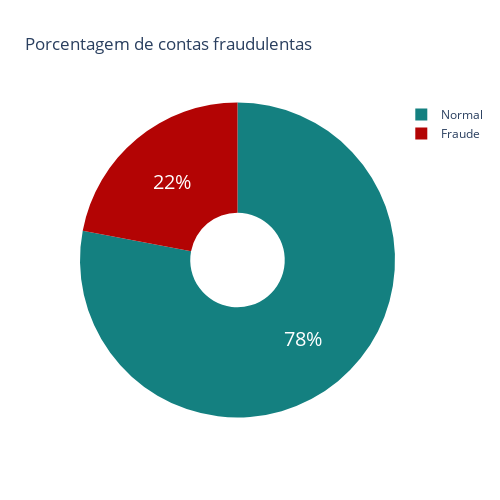

Notebook code cell kept with this figure:
### Markdown cell above
Vemos que existem 204 contas fraudes no nosso dataset, um valor bastante alto, considerando que o dataset possui pouco mais de 1000 registros. Porém, para os modelos que vamos criar essas quantidades podem ser um problema, pois claramente o dataset está desbalanceado.<br/>
O gráfico a seguir mostra em porcentagens a quantidade de contas normais e contas fraudulentas.

### Code cell
#Método para criar o gráfico de Pizza.
labels = ['Normal', 'Fraude']
values = df_train['ranking_num'].value_counts()/df_train['ranking_num'].shape[0]
fig = go.Figure(data=[go.Pie(labels=labels, values = values, hole = 0.3)])

fig.update_traces(hoverinfo='label+percent', textinfo='percent', textfont_size=20, marker=dict(colors=['#148080', '#B30404', '#F2EAE9']))

fig.update_layout(
    title_text="<span>Porcentagem de contas fraudulentas</span>",
    autosize=False,
    width=500,
    height=500,
)
fig.show()

### Figure 1 — Plotly figure (JSON) as saved in the notebook; plotly's stock layout.template omitted (floating-point values rounded to 4 significant figures)
{"data": [{"hole": 0.3, "hoverinfo": "label+percent", "labels": ["Normal", "Fraude"], "marker": {"colors": ["#148080", "#B30404", "#F2EAE9"]}, "textfont": {"size": 20}, "textinfo": "percent", "type": "pie", "values": [0.7797, 0.2203]}], "layout": {"autosize": false, "height": 500, "title": {"text": "<span>Porcentagem de contas fraudulentas</span>"}, "width": 500}}
